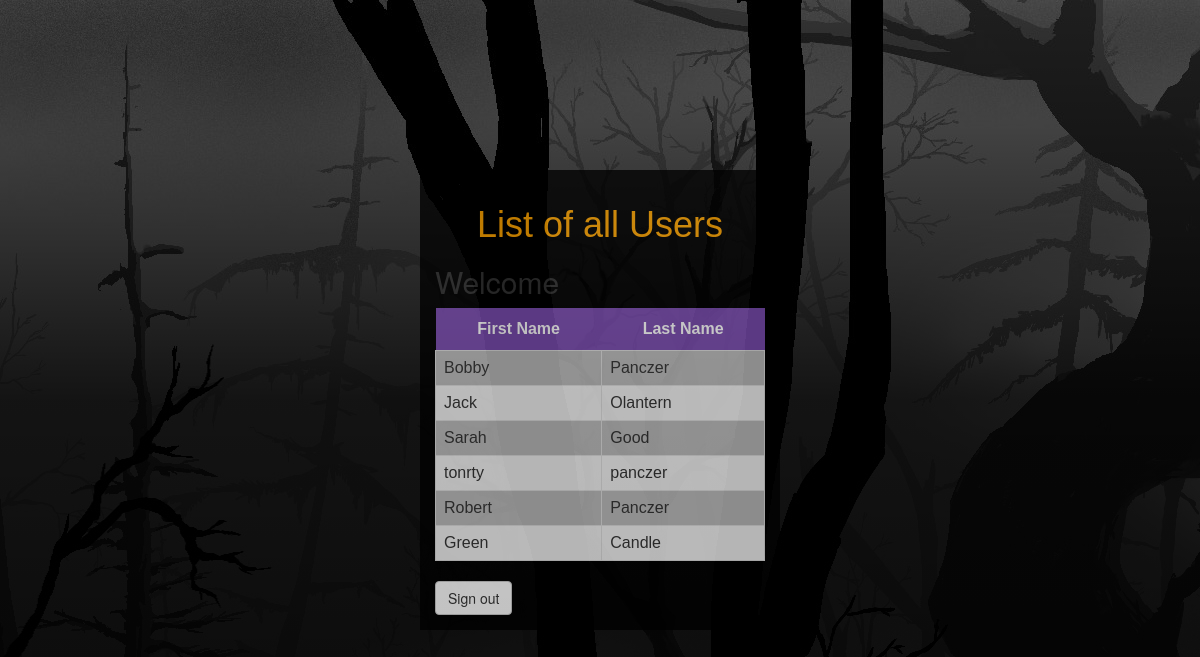
/displayHome, run on an earlier commit of the app's database.
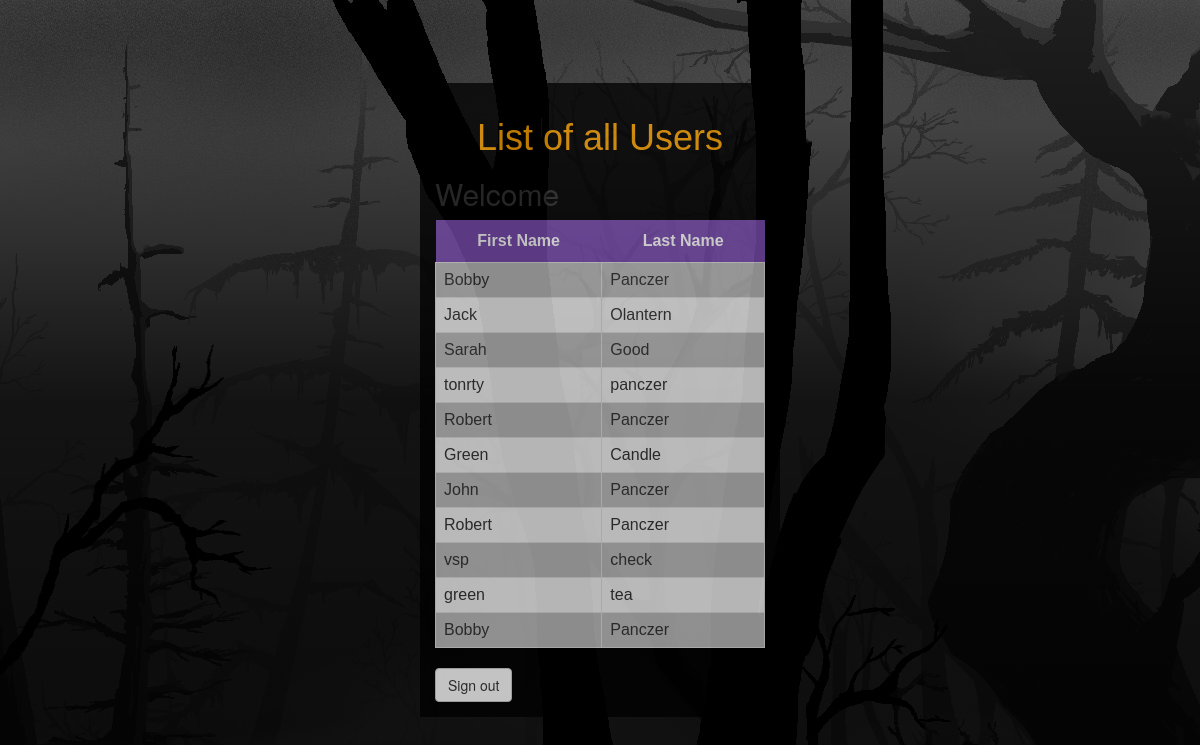
And on a later commit of the database.
### tables this page shows
CREATE TABLE [app_users](
    [username] VARCHAR(150), 
    [firstname] VARCHAR(150), 
    [lastname] VARCHAR(150));

### main.py (the view)
@app.route("/displayHome")
def displayHome():
    userlist = connectdb()
    return render_template("home.html", userlist=userlist)

### main.py (called while the page is built)
def connectdb():
    conn = sql.connect('users.db')
    c = conn.cursor()
    qry = "SELECT firstname, lastname FROM app_users"
    c.execute(qry)
    userlist = c.fetchall()
    return userlist

### templates/home.html (shortened to what this page needs)
<html>
        <head>
            <link rel="stylesheet" href="../static/bootstrap.css">
            <link rel="stylesheet" type="text/css" href="../static/main.css">
        </head>
        <body>
        <div class="Aligner">
            <div class="Aligner-item Aligner-item-style">
                <h1>List of all Users</h1>
                <h2>Welcome {{ username }}</h2>
                <table id="users">
                    <tr>
                        <th>First Name</th>
                        <th>Last Name</th>
                    </tr>
                    {% for row in userlist %}
                    <tr>
                          <td>{{ row[0] }}</td>
                          <td>{{ row[1] }}</td>
                    </tr>
                    {% endfor %}
                </table>
                <a id="btn-signout" role="button" class="btn btn-default btn-left" href="/">Sign out</a>
            </div>
        </div>
        </body>
</html>

### static/main.css (style rules this page uses)
h1 { text-align: center; color: orange; font-family: "Trebuchet MS", Arial, Helvetica, sans-serif; }
body { background-color: black; background: linear-gradient(rgba(0, 0, 0, 0.1),rgba(0, 0, 0, 0.8), rgba(0, 0, 0, 0.9)), url("images/woods.jpg"); }
.Aligner { display: flex; align-items: center; justify-content: center; height: 100vh; }
.Aligner-item { max-width: 30%; flex:1; }
.Aligner-item-style { background-color: black; opacity: 0.75; padding: 15px; align-self: center; }
#users { font-family: "Trebuchet MS", Arial, Helvetica, sans-serif; border-collapse: collapse; width: 100%; }
#users td { border: 1px solid #ddd; padding: 8px; }
#users tr:nth-child(even) { background-color: #bbbbbb; }
#users tr:nth-child(odd) { background-color: #f2f2f2; }
#users th { padding-top: 12px; padding-bottom: 12px; text-align: center; background-color: rgb(122, 76, 175); color: white; }
#btn-signout { margin-top: 20px; }

What changed in the data, as far as the page shows it:
added app_users: firstname "John", lastname "Panczer"
added app_users: firstname "Robert", lastname "Panczer"
added app_users: firstname "vsp", lastname "check"
added app_users: firstname "green", lastname "tea"
added app_users: firstname "Bobby", lastname "Panczer"
